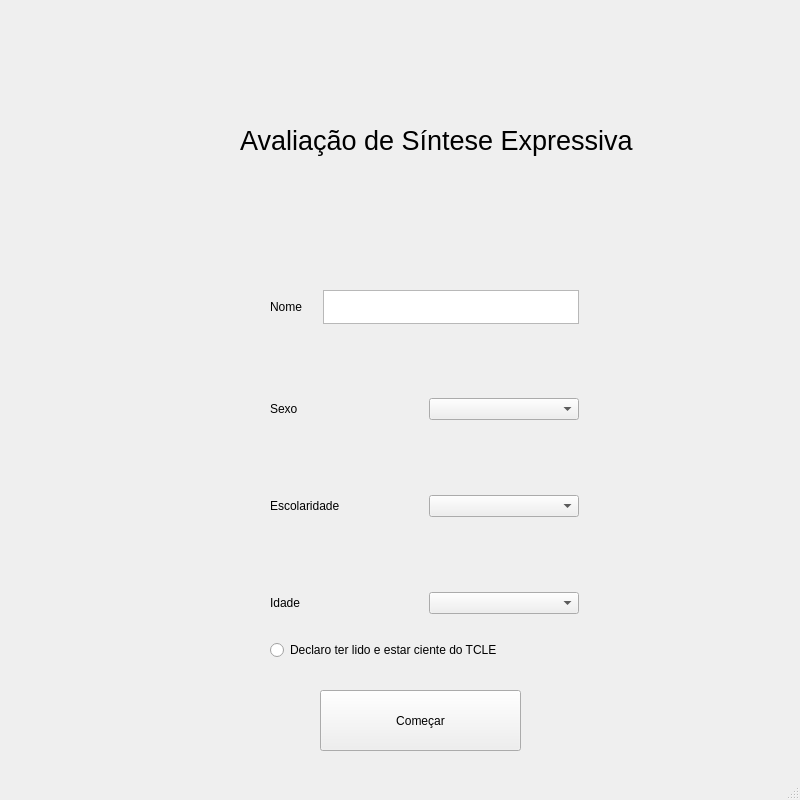
<?xml version="1.0" encoding="UTF-8"?>
<ui version="4.0">
 <class>MainWindow</class>
 <widget class="QMainWindow" name="MainWindow">
  <property name="geometry">
   <rect>
    <x>0</x>
    <y>0</y>
    <width>800</width>
    <height>800</height>
   </rect>
  </property>
  <property name="windowTitle">
   <string>MainWindow</string>
  </property>
  <widget class="QWidget" name="centralwidget">
   <widget class="QPushButton" name="button1">
    <property name="geometry">
     <rect>
      <x>320</x>
      <y>690</y>
      <width>201</width>
      <height>61</height>
     </rect>
    </property>
    <property name="text">
     <string>Começar</string>
    </property>
   </widget>
   <widget class="QWidget" name="verticalLayoutWidget">
    <property name="geometry">
     <rect>
      <x>270</x>
      <y>190</y>
      <width>309</width>
      <height>424</height>
     </rect>
    </property>
    <layout class="QVBoxLayout" name="verticalLayout" stretch="3,1,2,2,2,2,2,2">
     <property name="spacing">
      <number>8</number>
     </property>
     <item>
      <spacer name="verticalSpacer_4">
       <property name="orientation">
        <enum>Qt::Vertical</enum>
       </property>
       <property name="sizeHint" stdset="0">
        <size>
         <width>20</width>
         <height>40</height>
        </size>
       </property>
      </spacer>
     </item>
     <item>
      <layout class="QHBoxLayout" name="horizontalLayout">
       <item>
        <widget class="QLabel" name="label">
         <property name="text">
          <string>Nome</string>
         </property>
        </widget>
       </item>
       <item>
        <spacer name="horizontalSpacer">
         <property name="orientation">
          <enum>Qt::Horizontal</enum>
         </property>
         <property name="sizeHint" stdset="0">
          <size>
           <width>10</width>
           <height>20</height>
          </size>
         </property>
        </spacer>
       </item>
       <item>
        <widget class="QPlainTextEdit" name="plainTextEdit">
         <property name="minimumSize">
          <size>
           <width>256</width>
           <height>30</height>
          </size>
         </property>
         <property name="maximumSize">
          <size>
           <width>256</width>
           <height>60</height>
          </size>
         </property>
        </widget>
       </item>
      </layout>
     </item>
     <item>
      <spacer name="verticalSpacer">
       <property name="orientation">
        <enum>Qt::Vertical</enum>
       </property>
       <property name="sizeHint" stdset="0">
        <size>
         <width>0</width>
         <height>0</height>
        </size>
       </property>
      </spacer>
     </item>
     <item>
      <layout class="QHBoxLayout" name="horizontalLayout_4">
       <item>
        <widget class="QLabel" name="sex_label">
         <property name="text">
          <string>Sexo</string>
         </property>
        </widget>
       </item>
       <item>
        <widget class="QComboBox" name="sex_box"/>
       </item>
      </layout>
     </item>
     <item>
      <spacer name="verticalSpacer_2">
       <property name="orientation">
        <enum>Qt::Vertical</enum>
       </property>
       <property name="sizeHint" stdset="0">
        <size>
         <width>20</width>
         <height>40</height>
        </size>
       </property>
      </spacer>
     </item>
     <item>
      <layout class="QHBoxLayout" name="horizontalLayout_3">
       <item>
        <widget class="QLabel" name="edu_label">
         <property name="text">
          <string>Escolaridade</string>
         </property>
        </widget>
       </item>
       <item>
        <widget class="QComboBox" name="edu_lvl_box"/>
       </item>
      </layout>
     </item>
     <item>
      <spacer name="verticalSpacer_3">
       <property name="orientation">
        <enum>Qt::Vertical</enum>
       </property>
       <property name="sizeHint" stdset="0">
        <size>
         <width>20</width>
         <height>40</height>
        </size>
       </property>
      </spacer>
     </item>
     <item>
      <layout class="QHBoxLayout" name="horizontalLayout_2">
       <item>
        <widget class="QLabel" name="age_label">
         <property name="text">
          <string>Idade</string>
         </property>
        </widget>
       </item>
       <item>
        <widget class="QComboBox" name="age_range_box"/>
       </item>
      </layout>
     </item>
    </layout>
   </widget>
   <widget class="QLabel" name="label_2">
    <property name="geometry">
     <rect>
      <x>240</x>
      <y>110</y>
      <width>421</width>
      <height>61</height>
     </rect>
    </property>
    <property name="font">
     <font>
      <pointsize>20</pointsize>
     </font>
    </property>
    <property name="text">
     <string>Avaliação de Síntese Expressiva</string>
    </property>
   </widget>
   <widget class="QRadioButton" name="radioButton">
    <property name="geometry">
     <rect>
      <x>270</x>
      <y>640</y>
      <width>301</width>
      <height>20</height>
     </rect>
    </property>
    <property name="text">
     <string>Declaro ter lido e estar ciente do TCLE</string>
    </property>
   </widget>
  </widget>
  <widget class="QMenuBar" name="menubar">
   <property name="geometry">
    <rect>
     <x>0</x>
     <y>0</y>
     <width>800</width>
     <height>21</height>
    </rect>
   </property>
  </widget>
  <widget class="QStatusBar" name="statusbar"/>
 </widget>
 <resources/>
 <connections/>
</ui>
